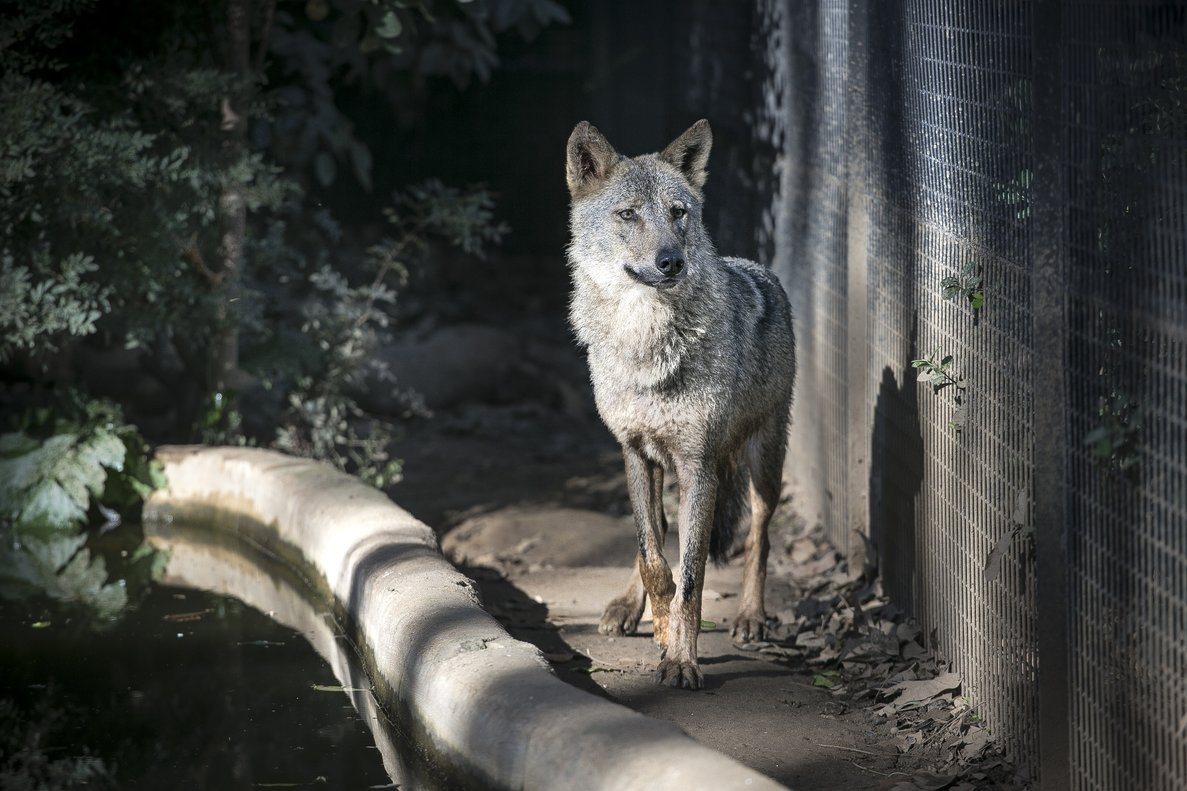
#> input picture lobo.jpg, 1187 x 791 px
$ python 10-BinarizacionDeOtsu.py
#> lines starting #> are read from the running program, lines starting #| are printed output that depends on the picture; after the words box and inside, x2 and y2 are one past the last pixel; in counts of white or black regions, pixels touching at a corner belong together
import cv2
import numpy as np
from matplotlib import pyplot as plt

img = cv2.imread('lobo.jpg',0)
#> img: shape (791, 1187); min 0, max 255, mean 69
#global thresholding
ret1, th1=cv2.threshold(img,127,255,cv2.THRESH_BINARY)
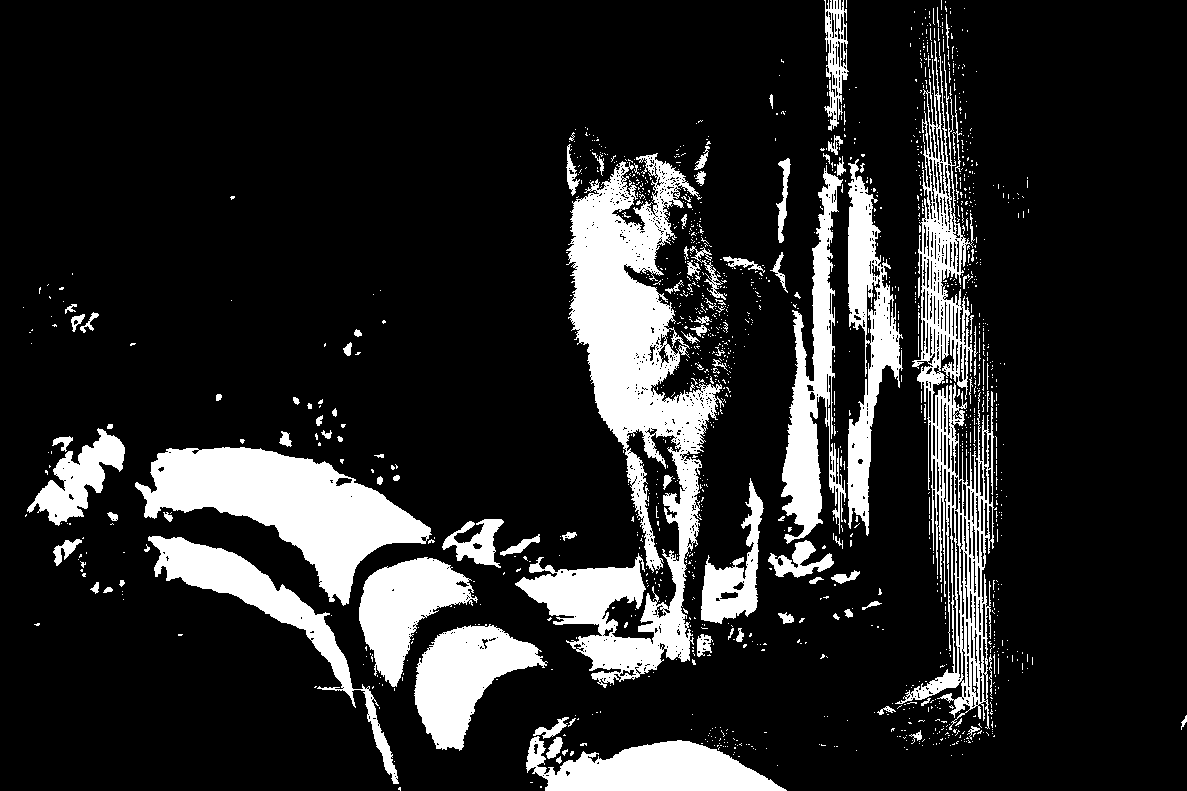
#> th1: shape (791, 1187); 15.8% white; 1447 white regions (1333 under 20 px), largest, box (x1, y1, x2, y2) and area: (515, 153, 724, 688) 37426, (135, 447, 432, 606) 19881, (895, 40, 994, 730) 16771

#Otsu´s thresholding
ret2, th2 = cv2.threshold(img,0,255,cv2.THRESH_BINARY+cv2.THRESH_OTSU)
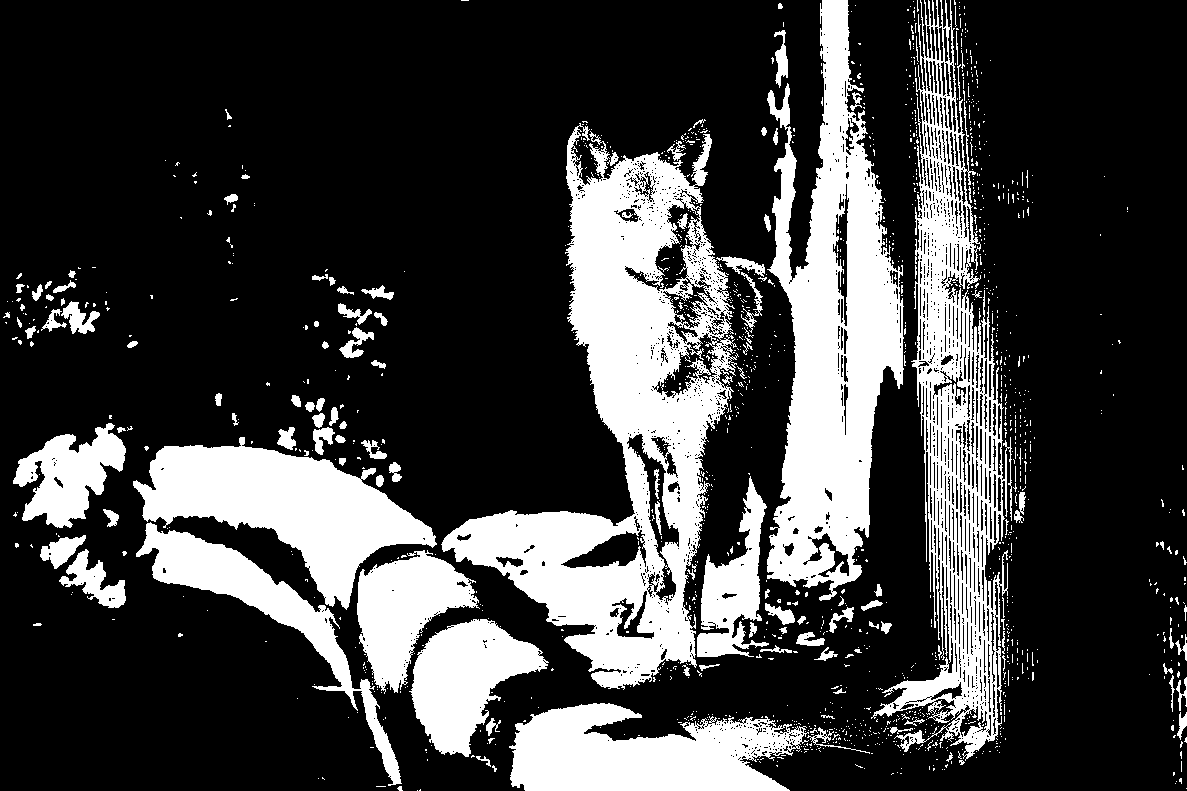
#> th2: shape (791, 1187); 25% white; 1445 white regions (1316 under 20 px), largest, box (x1, y1, x2, y2) and area: (441, 123, 739, 690) 59567, (767, 0, 904, 601) 42387, (871, 0, 1012, 761) 32645
#> ret2 = 96

# Otsu's thresholding after Gaussian filtering
blur = cv2.GaussianBlur(img,(5,5),0)
ret3,th3 = cv2.threshold(blur,0,255,cv2.THRESH_BINARY+cv2.THRESH_OTSU)
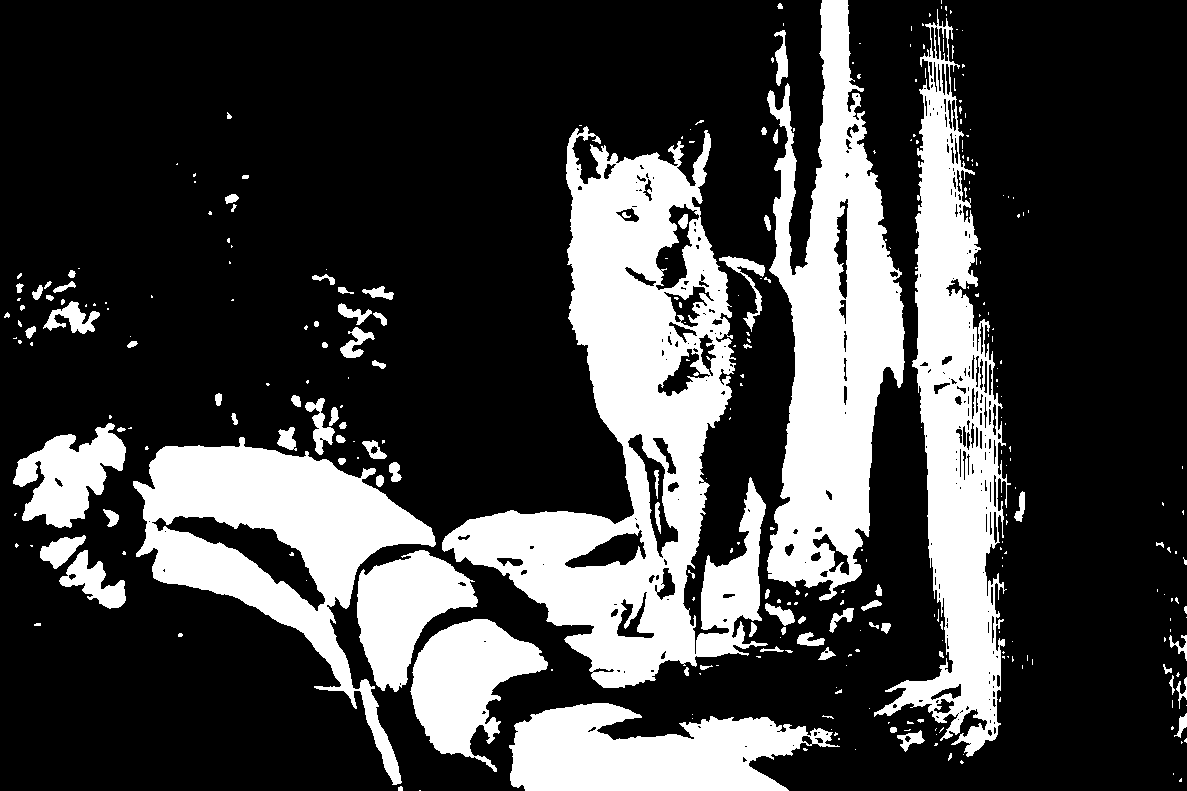
#> th3: shape (791, 1187); 25.9% white; 317 white regions (230 under 20 px), largest, box (x1, y1, x2, y2) and area: (442, 126, 768, 688) 68967, (767, 0, 905, 601) 43986, (874, 9, 1011, 757) 37358
#> ret3 = 94
# plot all the images and their histograms
images = [img, 0, th1, img, 0, th2, blur, 0, th3]
titles = ['Original Noisy Image','Histogram','Global Thresholding (v=127)',
'Original Noisy Image','Histogram',"Otsu's Thresholding",
'Gaussian filtered Image','Histogram',"Otsu's Thresholding"]
miArray = np.arange(3)
for i in miArray:
  plt.subplot(3,3,i*3+1),plt.imshow(images[i*3],'gray')
  plt.title(titles[i*3]), plt.xticks([]), plt.yticks([])
  plt.subplot(3,3,i*3+2),plt.hist(images[i*3].ravel(),256)
  plt.title(titles[i*3+1]), plt.xticks([]), plt.yticks([])
  plt.subplot(3,3,i*3+3),plt.imshow(images[i*3+2],'gray')
  plt.title(titles[i*3+2]), plt.xticks([]), plt.yticks([])
plt.show()
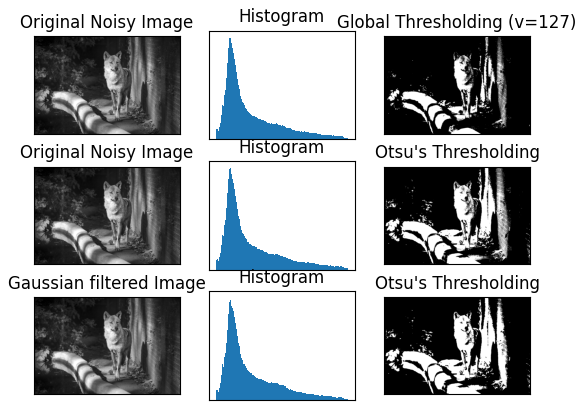
#> figure drawn by matplotlib, 9 panels
